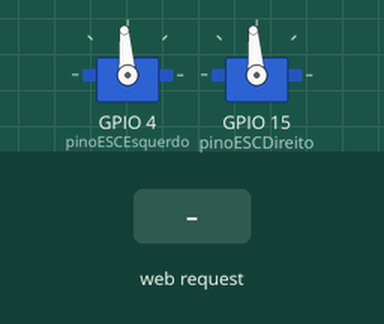
Simulated run of this sketch. Board: ESP32. On the bench: 2 × servo. The test bench sets the inputs (shaded band). WiFi joins after 1.5 s; servers stay silent unless stated; what the sketch prints to the serial monitor is not drawn.

Above: at 6.7 s.
6.8 s: HTTP request GET /frente received
At 7.4 s:
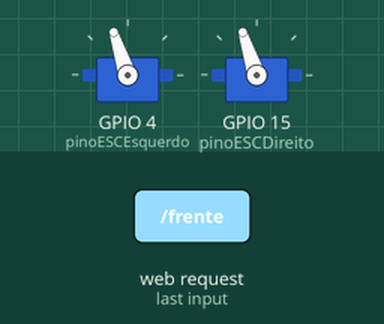
8.3 s: HTTP request GET /re received
At 8.6 s:
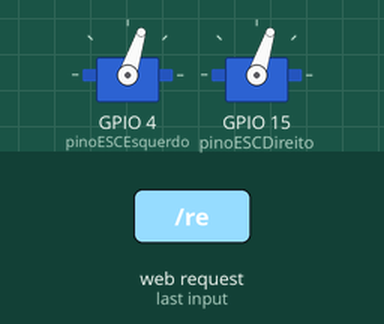
9.8 s: HTTP request GET /frente?lado=E received
At 10.9 s:
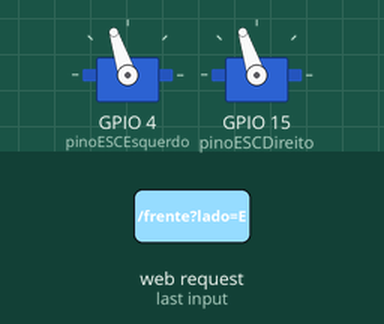
11.3 s: HTTP request GET /re?lado=1&pwm=1 received
At 12.1 s:
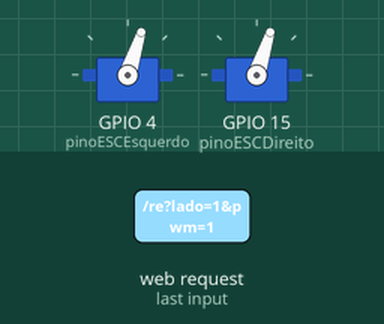
Timing chart, 0 to 13.8 s (numbered marks = the images above; inputs shaded):
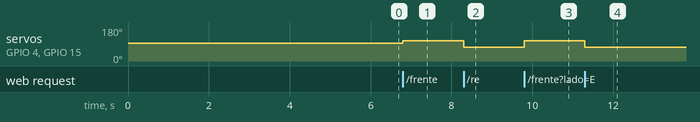

Measured:
- after the input at 6.8 s, servo on GPIO 4 (pinoESCEsquerdo), servo on GPIO 15 (pinoESCDireito): 94° → 108° at once
- after the input at 8.3 s, servo on GPIO 4 (pinoESCEsquerdo), servo on GPIO 15 (pinoESCDireito): 108° → 72° at once
- after the input at 9.8 s, servo on GPIO 4 (pinoESCEsquerdo), servo on GPIO 15 (pinoESCDireito): 72° → 108° at once
- after the input at 11.3 s, servo on GPIO 4 (pinoESCEsquerdo), servo on GPIO 15 (pinoESCDireito): 108° → 72° at once

The sketch:

firmware-motores.ino
```cpp
#include <WiFi.h>
#include <ESPmDNS.h>
#include <WiFiUdp.h>
#include <ArduinoOTA.h>
#include <ESP32Servo.h>
#include <WebServer.h>

// ==========================================
// CONFIGURAÇÕES DE REFE (Wi-Fi)
// ==========================================
const char* ssid = "NOME REDE ROTEADOR TELEFONE";
const char* password = "SENHA REDE ROTEADOR TELEFONE";

// ==========================================
// CONFIGURAÇÕES DOS MOTORES (Pinos Verdes/Seguros)
// ==========================================
Servo escEsquerdo;
Servo escDireito;
const int pinoESCEsquerdo = 4; // Fio Amarelo do ESC Esquerdo no D18
const int pinoESCDireito = 15;  // Fio Amarelo do ESC Direito no D19

const int PONTO_MORTO = 1520;

// Cria o servidor web na porta 80 (Padrão HTTP)
WebServer server(80);
bool otaIniciado = false;

// ==========================================
// FRONTEND (HTML + CSS + JS)
// Usando rawliteral para manter o código limpo
// ==========================================
const char paginaHTML[] PROGMEM = R"rawliteral(
<!DOCTYPE html>
<html>
<head>
  <meta name="viewport" content="width=device-width, initial-scale=1">
  <meta charset="UTF-8">
  <title>Stella Acqua</title>
  <style>
    body { font-family: Arial, sans-serif; text-align: center; margin: 0; padding: 20px; background-color: #222; color: white;}
    h1 { margin-bottom: 5px; }
    button { width: 100%; max-width: 400px; height: 60px; font-size: 20px; font-weight: bold; margin: 10px auto; border-radius: 10px; border: none; cursor: pointer; display: block; }
    .btn-frente { background-color: #4CAF50; color: white; }
    .btn-re { background-color: #2196F3; color: white; }
    .btn-parar { background-color: #f44336; color: white; height: 80px; font-size: 24px; box-shadow: 0px 4px 10px rgba(244, 67, 54, 0.5);}

    /* Estilos dos Sliders */
    .slider-container { background-color: #333; padding: 15px; border-radius: 10px; margin: 20px auto; max-width: 400px; }
    .slider { -webkit-appearance: none; width: 100%; height: 25px; border-radius: 5px; background: #555; outline: none; margin-top: 10px; }
    .slider::-webkit-slider-thumb { -webkit-appearance: none; appearance: none; width: 35px; height: 35px; border-radius: 50%; background: #FFF; cursor: pointer; }
    .slider::-moz-range-thumb { width: 35px; height: 35px; border-radius: 50%; background: #FFF; cursor: pointer; }
    .label-pwm { font-size: 18px; font-weight: bold; color: #ffeb3b; }
  </style>
</head>
<body>
  <h1>Stella Acqua</h1>
  <p>Painel de Controle de Tração</p>

  <button class="btn-parar" onclick="enviarComandoGeral('/parar', 1520)">PARAR (1520us)</button>

  <div class="slider-container">
    <label>Motor Esquerdo: <span id="valE" class="label-pwm">1520</span> us</label>
    <input type="range" id="sliderE" class="slider" min="1000" max="2000" value="1520" oninput="atualizarMotor('E', this.value)">
  </div>

  <div class="slider-container">
    <label>Motor Direito: <span id="valD" class="label-pwm">1520</span> us</label>
    <input type="range" id="sliderD" class="slider" min="1000" max="2000" value="1520" oninput="atualizarMotor('D', this.value)">
  </div>

  <button class="btn-frente" onclick="enviarComandoGeral('/frente', 1600)">AMBOS P/ FRENTE (1600us)</button>
  <button class="btn-re" onclick="enviarComandoGeral('/re', 1400)">AMBOS P/ RÉ (1400us)</button>

  <script>
    // Função para atualizar um motor individualmente usando o Slider
    function atualizarMotor(lado, valor) {
      document.getElementById('val' + lado).innerText = valor;
      fetch('/motor?lado=' + lado + '&pwm=' + valor);
    }

    // Função para os botões gerais (Frente, Ré, Parar)
    function enviarComandoGeral(rota, pwmBase) {
      // Envia a requisição HTTP em segundo plano
      fetch(rota);

      // Atualiza visualmente os sliders e os textos para refletirem a realidade
      document.getElementById('sliderE').value = pwmBase;
      document.getElementById('sliderD').value = pwmBase;
      document.getElementById('valE').innerText = pwmBase;
      document.getElementById('valD').innerText = pwmBase;
    }
  </script>
</body>
</html>
)rawliteral";

void setup() {
  Serial.begin(115200);
  Serial.println("\n--- Iniciando Stella Acqua Web Server ---");

  // 1. TENTA CONECTAR NO HOTSPOT DO CELULAR
  WiFi.mode(WIFI_STA);
  WiFi.begin(ssid, password);

  Serial.print("Procurando o roteador do celular...");
  int tentativas = 0;
  while (WiFi.status() != WL_CONNECTED && tentativas < 20) {
    delay(500);
    Serial.print(".");
    tentativas++;
  }

  if (WiFi.status() == WL_CONNECTED) {
    Serial.println("\n[OK] Conectado ao Celular!");
    Serial.print(">>> DIGITE ESTE IP NO NAVEGADOR DO CELULAR: ");
    Serial.println(WiFi.localIP());

    ArduinoOTA.setHostname("StellaAcqua-Core");
    ArduinoOTA.onStart([]() {
      escEsquerdo.writeMicroseconds(PONTO_MORTO);
      escDireito.writeMicroseconds(PONTO_MORTO);
    });
    ArduinoOTA.begin();
    otaIniciado = true;
  } else {
    Serial.println("\n[ERRO] Não achou o celular.");
  }

  // 2. CONFIGURAÇÃO DOS MOTORES E ARMING (AGORA COM 1520us)
  ESP32PWM::allocateTimer(0);
  ESP32PWM::allocateTimer(1);
  escEsquerdo.setPeriodHertz(50);
  escDireito.setPeriodHertz(50);
  escEsquerdo.attach(pinoESCEsquerdo, 1000, 2000);
  escDireito.attach(pinoESCDireito, 1000, 2000);

  // Enviando 1520us para armar os ESCs corretamente
  escEsquerdo.writeMicroseconds(PONTO_MORTO);
  escDireito.writeMicroseconds(PONTO_MORTO);
  delay(4000);

  // ==========================================
  // ROTAS DO SERVIDOR WEB (BACKEND)
  // ==========================================

  // Rota principal: entrega o HTML
  server.on("/", []() {
    server.send(200, "text/html", paginaHTML);
  });

  // Rota para controle individual via Sliders (/motor?lado=E&pwm=1600)
  server.on("/motor", []() {
    if (server.hasArg("lado") && server.hasArg("pwm")) {
      String lado = server.arg("lado");
      int pwm = server.arg("pwm").toInt();

      if (lado == "E") escEsquerdo.writeMicroseconds(pwm);
      if (lado == "D") escDireito.writeMicroseconds(pwm);

      Serial.printf("Motor %s: %d us\n", lado.c_str(), pwm);
      server.send(200, "text/plain", "OK"); // Responde sem recarregar a página
    } else {
      server.send(400, "text/plain", "Faltam argumentos");
    }
  });

  // Botão: Ambos para Frente
  server.on("/frente", []() {
    escEsquerdo.writeMicroseconds(1600);
    escDireito.writeMicroseconds(1600);
    Serial.println("Comando WEB: AMBOS FRENTE (1600)");
    server.send(200, "text/plain", "OK");
  });

  // Botão: Parar
  server.on("/parar", []() {
    escEsquerdo.writeMicroseconds(PONTO_MORTO);
    escDireito.writeMicroseconds(PONTO_MORTO);
    Serial.println("Comando WEB: PARAR (1520)");
    server.send(200, "text/plain", "OK");
  });

  // Botão: Ambos para Ré
  server.on("/re", []() {
    escEsquerdo.writeMicroseconds(1400);
    escDireito.writeMicroseconds(1400);
    Serial.println("Comando WEB: AMBOS RE (1400)");
    server.send(200, "text/plain", "OK");
  });

  server.begin();
}

void loop() {
  if (otaIniciado) {
    ArduinoOTA.handle();
  }
  server.handleClient();
}

void ExibirMenu() {
  Serial.println("\n==================================================");
  Serial.println("                 TABELA DE COMANDOS               ");
  Serial.println("==================================================");
  Serial.println(" Digite a LETRA do motor seguida do VALOR do PWM (1000 a 2000)");
  Serial.println(" Exemplos:");
  Serial.println("   E1600  -> Liga apenas o Motor ESQUERDO para FRENTE suave");
  Serial.println("   D1350  -> Liga apenas o Motor DIREITO para RÉ moderada");
  Serial.println("   A1500  -> Coloca AMBOS os motores em PONTO MORTO (Parado)");
  Serial.println("   S      -> PARADA DE EMERGÊNCIA (Zera ambos os motores)");
  Serial.println("==================================================\n");
}
```
